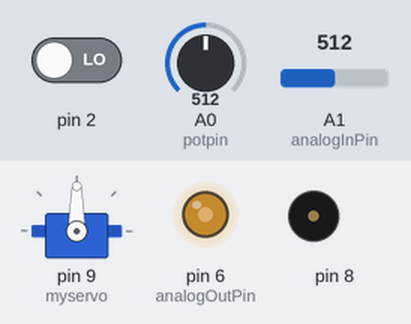
Recording of a sketch running on a simulated Arduino Uno, built with avr-gcc and run on an emulated ATmega328P. Parts: servo, output pins drawn as LEDs (lit = HIGH), buzzer (waves = sounding). The inputs (shaded band) are chosen by the test bench; at power-on: pin 2 LOW, A0 (potpin) = 512, A1 (analogInPin) = 512. What the sketch prints to the serial monitor is not drawn.

Above: at 1.2 s.
1.3 s: pin 2 driven HIGH
At 1.43 s:
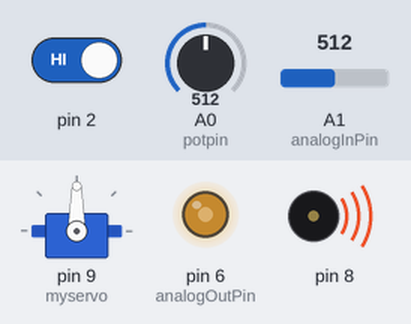
4.3 s: A0 (potpin) set to 716
At 5.14 s:
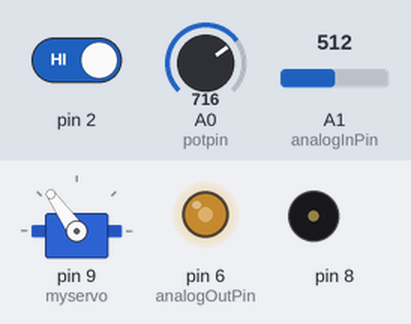
7.3 s: A1 (analogInPin) set to 716
At 7.5 s:
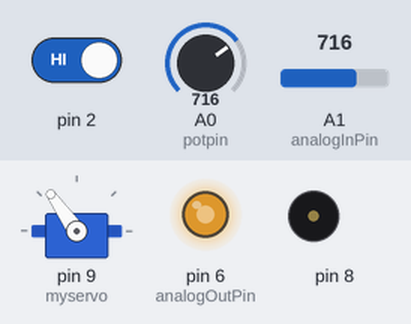
10.3 s: A0 (potpin) set to 900
At 12.23 s:
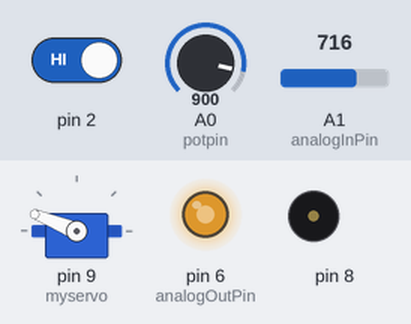
13.3 s: A1 (analogInPin) set to 900
At 13.91 s:
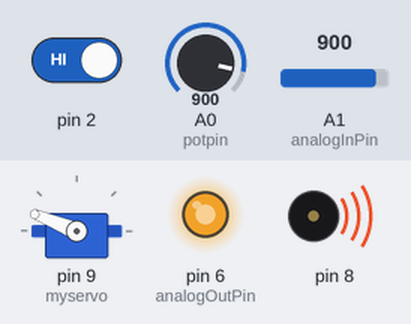
16.3 s: A0 (potpin) set to 1023
At 16.96 s:
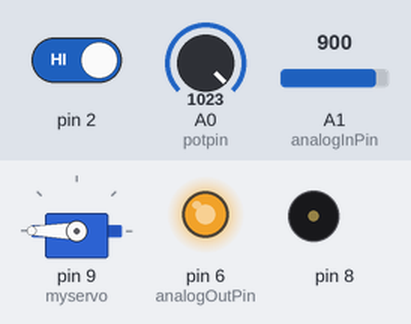
Timing chart, 0 to 20.3 s (numbered marks = the images above; inputs shaded):
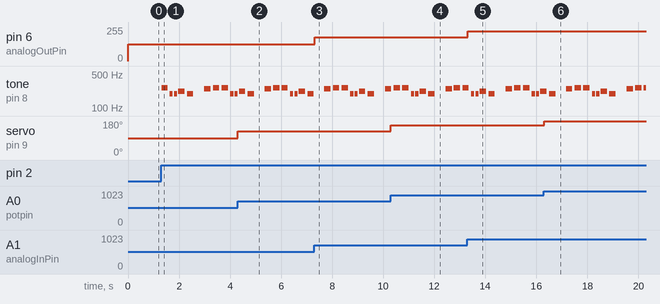

Measured:
- after the input at 1.3 s, tone on pin 8: plays 262 Hz for 0.25 s, 196 Hz for 0.13 s, 196 Hz for 0.13 s, 220 Hz for 0.25 s, 196 Hz for 0.25 s, 247 Hz for 0.25 s … (10 notes in this stretch), starting at once
- after the input at 4.3 s, servo on pin 9 (myservo): 90° → 125° at once
- after the input at 7.3 s, pin 6 (analogOutPin): 127/255 → 178/255 at once
- after the input at 10.3 s, servo on pin 9 (myservo): 125° → 158° at once
- after the input at 13.3 s, pin 6 (analogOutPin): 178/255 → 224/255 at once
- after the input at 16.3 s, servo on pin 9 (myservo): 158° → 180° at once

The sketch:

1119_superloop_pwm_1.ino
```cpp
//사용자 입력기능추가

int melody_en = 1;
int autocurtain_en = 1;
int autofan_en = 1;

void setup() {//초기값 설정 한번 실행
  serial_setup();
  melody_setup();
  autocuratin_setup();
  autofan_setup();
}

void loop() {//처리를 하면 무한루프
   serial_loop();
   if(melody_en == 1)
   melody_loop();
   if(autocurtain_en == 1)
   autocuratin_loop();
   if(autofan_en == 1)
   autofan_loop();
}
```

autocurtain.ino
```cpp
#include <Servo.h>

Servo myservo;

int potpin = A0;
int val;

void autocuratin_setup() {
  myservo.attach(9);
}

void autocuratin_loop() {
  val = analogRead(potpin);
  val = map(val, 0, 1023, 0, 180);
  myservo.write(val);
  delay(15);

}
```

autofan.ino
```cpp
const int analogInPin = A1;//Read는 InPut
const int analogOutPin = 6;//Write는 OutPut

int sensorValue = 0;
int outputValue = 0;

//주기적 작업
long autofan_previousMillis = 0;
long autofan_interval = 2;

void autofan_setup() {

}

void autofan_loop() {
  unsigned long currentMillis = millis();

  if(currentMillis - autofan_previousMillis >= autofan_interval) {
    autofan_previousMillis = currentMillis;

    sensorValue = analogRead(analogInPin);
    outputValue = map(sensorValue, 0, 1023, 0, 255);
    analogWrite(analogOutPin, outputValue);
  }
}
```

melody.ino
```cpp
#include "pitches.h"

int melody[] = {

  NOTE_C4, NOTE_G3, NOTE_G3, NOTE_A3, NOTE_G3, 0,
  NOTE_B3, NOTE_C4
};

int noteDurations[] = {
  4, 8, 8, 4,
  4, 4, 4, 4
};

int thisNote = 0;
int tilt_on = 0; //기울기 스위치

//주기적인 작업
long melody_previousMillis = 0;
long melody_interval = 0;

void melody_setup() {
  attachInterrupt(digitalPinToInterrupt(2), tiltIsr, RISING);//인터럽트
}

void melody_loop() {
  unsigned long currentMillis = millis();

  if(currentMillis - melody_previousMillis >= melody_interval) {
    melody_previousMillis = currentMillis;

    if(tilt_on == 1) {
      int noteDuration = 1000/noteDurations[thisNote%8];
      tone(8, melody[thisNote%8], noteDuration);
      int pauseBetweenNotes = noteDuration * 1.30;
      melody_interval = pauseBetweenNotes;
      thisNote ++;
    }
  }
}

void tiltIsr() {//토글
  tilt_on = !tilt_on;
}
```

pitches.h
```cpp
/*************************************************
 * Public Constants
 *************************************************/

#define NOTE_B0  31
#define NOTE_C1  33
#define NOTE_CS1 35
#define NOTE_D1  37
#define NOTE_DS1 39
#define NOTE_E1  41
#define NOTE_F1  44
#define NOTE_FS1 46
#define NOTE_G1  49
#define NOTE_GS1 52
#define NOTE_A1  55
#define NOTE_AS1 58
#define NOTE_B1  62
#define NOTE_C2  65
#define NOTE_CS2 69
#define NOTE_D2  73
#define NOTE_DS2 78
#define NOTE_E2  82
#define NOTE_F2  87
#define NOTE_FS2 93
#define NOTE_G2  98
#define NOTE_GS2 104
#define NOTE_A2  110
#define NOTE_AS2 117
#define NOTE_B2  123
#define NOTE_C3  131
#define NOTE_CS3 139
#define NOTE_D3  147
#define NOTE_DS3 156
#define NOTE_E3  165
#define NOTE_F3  175
#define NOTE_FS3 185
#define NOTE_G3  196
#define NOTE_GS3 208
#define NOTE_A3  220
#define NOTE_AS3 233
#define NOTE_B3  247
#define NOTE_C4  262
#define NOTE_CS4 277
#define NOTE_D4  294
#define NOTE_DS4 311
#define NOTE_E4  330
#define NOTE_F4  349
#define NOTE_FS4 370
#define NOTE_G4  392
#define NOTE_GS4 415
#define NOTE_A4  440
#define NOTE_AS4 466
#define NOTE_B4  494
#define NOTE_C5  523
#define NOTE_CS5 554
#define NOTE_D5  587
#define NOTE_DS5 622
#define NOTE_E5  659
#define NOTE_F5  698
#define NOTE_FS5 740
#define NOTE_G5  784
#define NOTE_GS5 831
#define NOTE_A5  880
#define NOTE_AS5 932
#define NOTE_B5  988
#define NOTE_C6  1047
#define NOTE_CS6 1109
#define NOTE_D6  1175
#define NOTE_DS6 1245
#define NOTE_E6  1319
#define NOTE_F6  1397
#define NOTE_FS6 1480
#define NOTE_G6  1568
#define NOTE_GS6 1661
#define NOTE_A6  1760
#define NOTE_AS6 1865
#define NOTE_B6  1976
#define NOTE_C7  2093
#define NOTE_CS7 2217
#define NOTE_D7  2349
#define NOTE_DS7 2489
#define NOTE_E7  2637
#define NOTE_F7  2794
#define NOTE_FS7 2960
#define NOTE_G7  3136
#define NOTE_GS7 3322
#define NOTE_A7  3520
#define NOTE_AS7 3729
#define NOTE_B7  3951
#define NOTE_C8  4186
#define NOTE_CS8 4435
#define NOTE_D8  4699
#define NOTE_DS8 4978
#define NO_SOUND 0
```

serial.ino
```cpp
void showMenu() {
  Serial.println(" 1. Title Melody Enable/Disable ");
  Serial.println(" 2. Auto Curtain Enable/Disable ");
  Serial.println(" 3. Auto Fan Enable/Disable ");
}

void serial_setup() {
  Serial.begin(115200);

  showMenu();
}

void serial_loop() {
  if (Serial.available() > 0) {
    int userCmd = Serial.read();

    switch(userCmd) {
      case '1' : melody_en = !melody_en;
        break;
      case '2' : autocurtain_en = !autocurtain_en;
        break;
      case '3' : autofan_en = !autofan_en;
        break;
      default :
        break;
    }
  }
}
```
